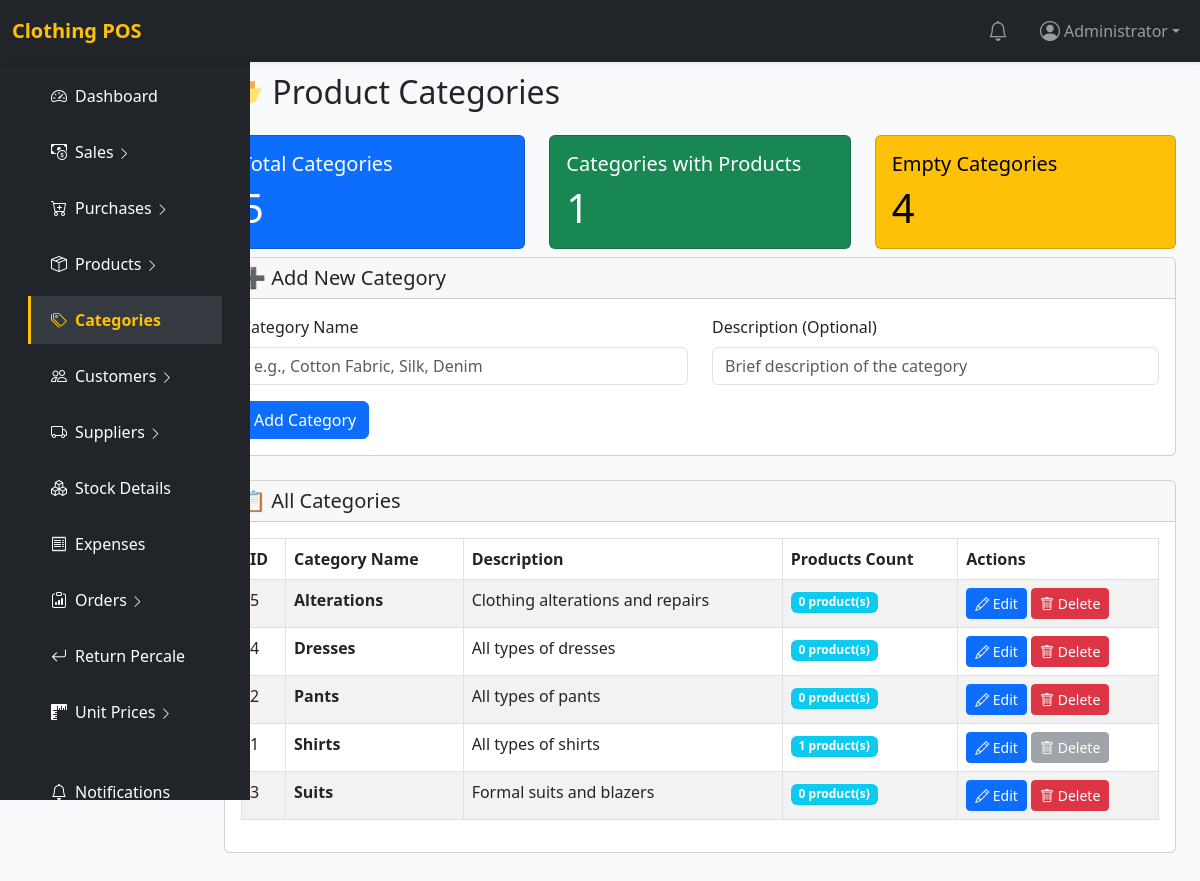
/categories.php (signed in), run on the app's committed database.
### tables this page shows
CREATE TABLE `categories` (
  `id` int(11) NOT NULL,
  `category` varchar(100) NOT NULL,
  `description` text DEFAULT NULL,
  `status` tinyint(1) NOT NULL DEFAULT 1,
  `created_at` timestamp NOT NULL DEFAULT current_timestamp()
);

### categories.php (the view, shortened to what this page needs)
<?php
require_once 'includes/config.php';
$categories = $pdo->query("
    SELECT c.*, COUNT(p.id) as product_count
    FROM categories c
    LEFT JOIN products p ON c.id = p.category_id
    GROUP BY c.id, c.category, c.description
    ORDER BY c.category
")->fetchAll(PDO::FETCH_ASSOC);
$edit_category = null;
include 'includes/header.php';
?>
<div class="container-fluid">
    <div class="row">
        <?php include 'includes/sidebar.php'; ?>
        <main class="col-md-10 ms-sm-auto px-4 py-5" style="margin-top: 25px;">
            <h2 class="mb-4">📂 Product Categories</h2>
             <div class="row mt-4">
                <div class="col-md-4">
                    <div class="card text-bg-primary">
                        <div class="card-body">
                            <h5 class="card-title">Total Categories</h5>
                            <p class="card-text display-6"><?= count($categories) ?></p>
                        </div>
                    </div>
                </div>
                <div class="col-md-4">
                    <div class="card text-bg-success">
                        <div class="card-body">
                            <h5 class="card-title">Categories with Products</h5>
                            <p class="card-text display-6">
                                <?= count(array_filter($categories, function($cat) { return $cat['product_count'] > 0; })) ?>
                            </p>
                        </div>
                    </div>
                </div>
                <div class="col-md-4">
                    <div class="card text-bg-warning">
                        <div class="card-body">
                            <h5 class="card-title">Empty Categories</h5>
                            <p class="card-text display-6">
                                <?= count(array_filter($categories, function($cat) { return $cat['product_count'] == 0; })) ?>
                            </p>
                        </div>
                    </div>
                </div>
            </div>
            <div class="card mb-4 mt-2">
                <div class="card-header">
                    <h5 class="mb-0">
                        <?= $edit_category ? "✏️ Edit Category" : "➕ Add New Category" ?>
                    </h5>
                </div>
                <div class="card-body">
                    <form method="post">
                        <div class="row">
                            <div class="col-md-6 mb-3">
                                <label class="form-label">Category Name</label>
                                <input type="text" name="name" class="form-control" required
                                       value="<?= htmlspecialchars($edit_category['category'] ?? '') ?>"
                                       placeholder="e.g., Cotton Fabric, Silk, Denim">
                            </div>
                            <div class="col-md-6 mb-3">
                                <label class="form-label">Description (Optional)</label>
                                <input type="text" name="description" class="form-control"
                                       value="<?= htmlspecialchars($edit_category['description'] ?? '') ?>"
                                       placeholder="Brief description of the category">
                            </div>
                        </div>
                        <button type="submit" class="btn btn-primary" name="<?= $edit_category ? 'edit_category' : 'add_category' ?>">
                            <?= $edit_category ? "Update Category" : "Add Category" ?>
                        </button>
                    </form>
                </div>
            </div>
            <div class="card">
                <div class="card-header">
                    <h5 class="mb-0">📋 All Categories</h5>
                </div>
                <div class="card-body table-responsive">
                    <table class="table table-bordered table-striped">
                        <thead>
                            <tr>
                                <th>ID</th>
                                <th>Category Name</th>
                                <th>Description</th>
                                <th>Products Count</th>
                                <th>Actions</th>
                            </tr>
                        </thead>
                        <tbody>
                            <?php foreach ($categories as $category): ?>
                                <tr>
                                    <td><?= $category['id'] ?></td>
                                    <td>
                                        <strong><?= htmlspecialchars($category['category']) ?></strong>
                                    </td>
                                    <td><?= htmlspecialchars($category['description'] ?? '-') ?></td>
                                    <td>
                                        <span class="badge bg-info">
                                            <?= $category['product_count'] ?> product(s)
                                        </span>
                                    </td>
                                    <td>
                                        <a href="categories.php?edit=<?= $category['id'] ?>"
                                           class="btn btn-sm btn-primary">
                                            <i class="bi bi-pencil"></i> Edit
                                        </a>
                                        <?php if ($category['product_count'] == 0): ?>
                                            <a href="categories.php?delete=<?= $category['id'] ?>"
                                               class="btn btn-sm btn-danger"
                                               onclick="return confirm('Are you sure you want to delete this category?')">
                                                <i class="bi bi-trash"></i> Delete
                                            </a>
                                        <?php else: ?>
                                            <button class="btn btn-sm btn-secondary" disabled
                                                    title="Cannot delete - category has products">
                                                <i class="bi bi-trash"></i> Delete
                                            </button>
                                        <?php endif; ?>
                                    </td>
                                </tr>
                            <?php endforeach; ?>
                        </tbody>
                    </table>
                </div>
            </div>
        </main>
    </div>
</div>
<?php include 'includes/footer.php'; ?>

### includes/header.php (style rules this page uses)
body { background: #f8f9fa; margin: 0; padding: 0; }

### data on the page
categories: id "5", category "Alterations", description "Clothing alterations and repairs", product_count "0"
categories: id "4", category "Dresses", description "All types of dresses", product_count "0"
categories: id "2", category "Pants", description "All types of pants", product_count "0"
categories: id "1", category "Shirts", description "All types of shirts", product_count "1", shows "Delete"
categories: id "3", category "Suits", description "Formal suits and blazers", product_count "0"

### other printed values
current_user() "Administrator"
count($categories) "5"
